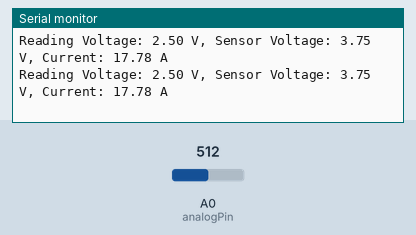
Simulated run of this sketch. Board: Arduino Uno, built with avr-gcc and run on an emulated ATmega328P. Parts: the last lines printed to the serial monitor. Inputs (shaded band) come from the test bench; at power-on: A0 (analogPin) = 512.

Above: at 1.2 s.
1.3 s: A0 (analogPin) set to 716
At 2.6 s:
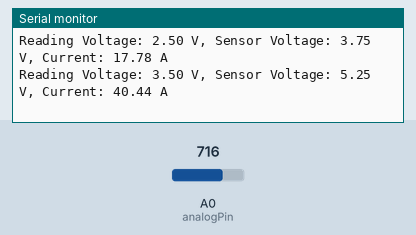
2.8 s: A0 (analogPin) set to 900
At 3.4 s:
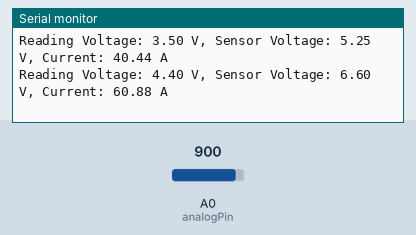
Timing chart, 0 to 5.8 s (numbered marks = the images above; inputs shaded):
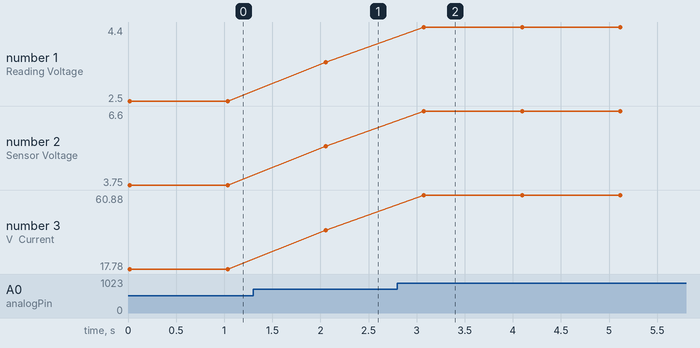

The sketch:

Nano_ACS712.ino
```cpp
////////////////////////////////////////////////////////////////////////////////////////////
// ACS712 ile akım ölçümü yapan Arduino kodu (30A modeli)
const int analogPin = A0; // ACS712'nin bağlı olduğu analog pin
const float sensitivity = 0.066; // ACS712 30A modeli için hassasiyet (mV/A)
const float offsetVoltage = 2.58; // ACS712'nin sıfır akımda çıkardığı voltaj

int R1 = 1; //k ohm
int R2 = 2; //k ohm
int count_current = 0;
int32_t total_current;
float CURRENT;
////////////////////////////////////////////////////////////////////////////////////////////
void Read_Current()
{
  int analogValue = analogRead(analogPin); // Analog değeri oku
  total_current+=analogValue;

  count_current++;
  if(count_current > 150)
  {
    float readVoltage = (float)total_current/count_current * (5.0 / 1023.0); // Voltajı hesapla
    float sensorVoltage = readVoltage * ((float)(R2+R1)/R2);
    CURRENT = (sensorVoltage - offsetVoltage) / sensitivity; // Akımı hesapla

    Serial.print("Reading Voltage: ");
    Serial.print(readVoltage);
    Serial.print(" V, Sensor Voltage: ");
    Serial.print(sensorVoltage);
    Serial.print(" V, Current: ");
    Serial.print(CURRENT);
    Serial.println(" A");
    total_current=0;
    count_current=0;
    delay(1000); // 1 saniye bekle
  }
}

void setup() {
  Serial.begin(9600); // Seri iletişimi başlat
}

void loop() {
  Read_Current();
}
```

Measured:
- after the input at 1.3 s, the serial monitor: prints a new line after 0.76 s (image 1)
- after the input at 2.8 s, the serial monitor: prints a new line after 0.28 s (image 2)
- plotted number 1: 2.5 → 3.5 after the input at 1.3 s, 3.5 → 4.4 after the input at 2.8 s
- plotted number 2: 3.75 → 5.25 after the input at 1.3 s, 5.25 → 6.6 after the input at 2.8 s
- plotted number 3: 17.78 → 40.44 after the input at 1.3 s, 40.44 → 60.88 after the input at 2.8 s
